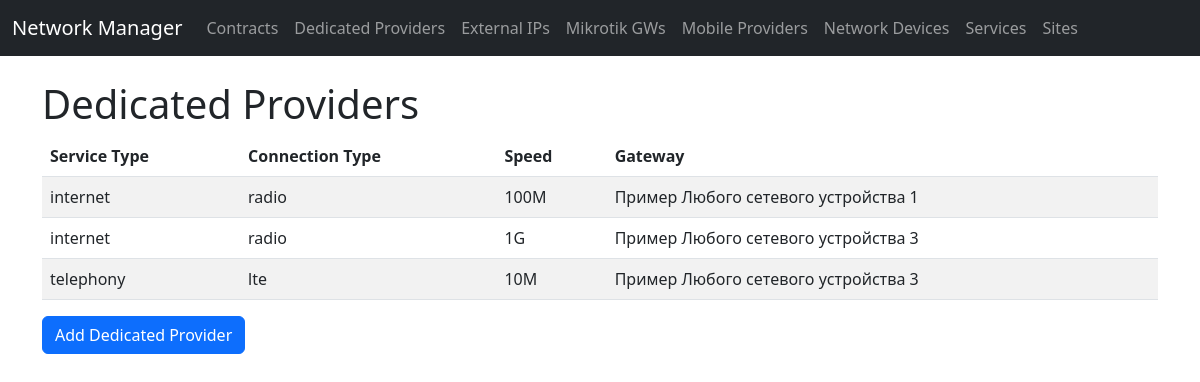
The page /dedicated-providers/ on the database as committed earlier.
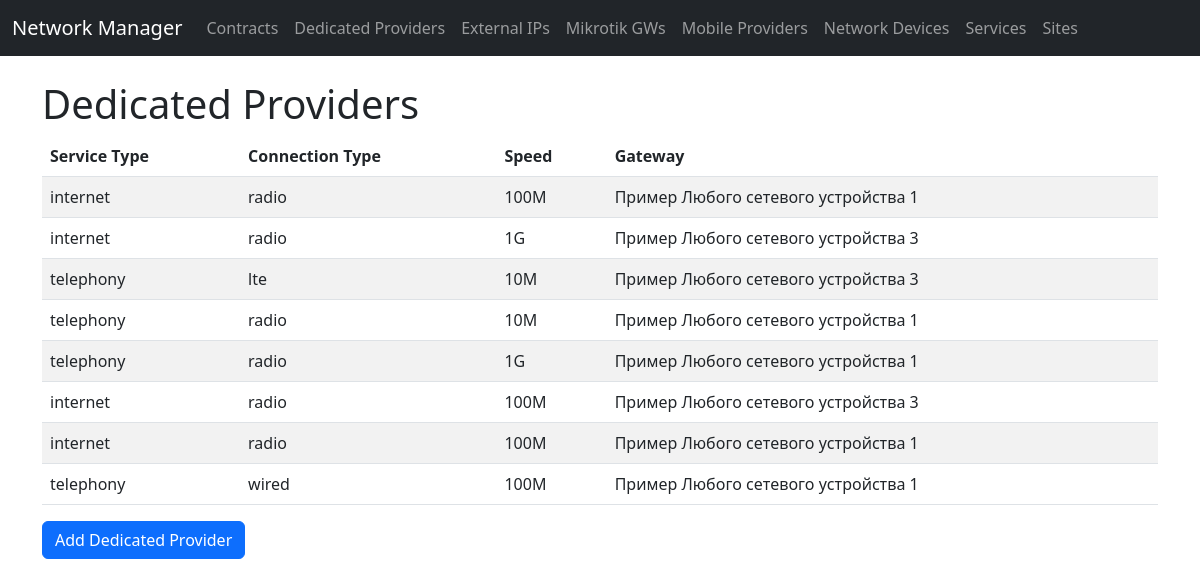
The same page on the database as committed later.
### network_manager/models.py (models this page shows, shortened)
class Service(models.Model):
    SERVICE_TYPES = [
        ('internet', 'Интернет'),
        ('telephony', 'Телефония'),
    ]
    CONNECTION_TYPES = [
        ('wired', 'Проводной'),
        ('radio', 'Радио'),
        ('lte', 'LTE'),
    ]
    SPEED_CHOICES = [
        ('10M', '10 Mbit/s'),
        ('100M', '100 Mbit/s'),
        ('1G', '1 Gbit/s'),
        ('10G', '10 Gbit/s'),
    ]
    service_type = models.CharField(max_length=50, choices=SERVICE_TYPES, verbose_name="Тип услуги")
    connection_type = models.CharField(max_length=50, choices=CONNECTION_TYPES, verbose_name="Способ подключения")
    speed = models.CharField(max_length=50, choices=SPEED_CHOICES, verbose_name="Скорость подключения")

class DedicatedProvider(Service):
    gateway = models.ForeignKey(MikrotikGW, on_delete=models.CASCADE, verbose_name="Шлюз")

class Service(models.Model):
    SERVICE_TYPES = [
        ('internet', 'Интернет'),
        ('telephony', 'Телефония'),
    ]
    CONNECTION_TYPES = [
        ('wired', 'Проводной'),
        ('radio', 'Радио'),
        ('lte', 'LTE'),
    ]
    SPEED_CHOICES = [
        ('10M', '10 Mbit/s'),
        ('100M', '100 Mbit/s'),
        ('1G', '1 Gbit/s'),
        ('10G', '10 Gbit/s'),
    ]
    service_type = models.CharField(max_length=50, choices=SERVICE_TYPES, verbose_name="Тип услуги")
    connection_type = models.CharField(max_length=50, choices=CONNECTION_TYPES, verbose_name="Способ подключения")
    speed = models.CharField(max_length=50, choices=SPEED_CHOICES, verbose_name="Скорость подключения")

class NetworkDevice(models.Model):
    name = models.CharField(max_length=255, verbose_name="Название")
    description = models.TextField(verbose_name="Описание", blank=True, null=True)
    site = models.ForeignKey(Site, on_delete=models.CASCADE, verbose_name="Расположение")
    ip_address = models.GenericIPAddressField(protocol='IPv4', verbose_name="IP Адрес")
    login = models.CharField(max_length=255, verbose_name="Логин")
    password = models.CharField(max_length=255, verbose_name="Пароль")
    def __str__(self):
        return self.name

### network_manager/views.py (the view)
# urls.py: path('dedicated-providers/', dedicated_providers_list, name='dedicated_providers_list'),
def dedicated_providers_list(request):
    dedicated_providers = DedicatedProvider.objects.all()
    return render(request, 'network_manager/dedicated_providers_list.html', {'dedicated_providers': dedicated_providers})

### network_manager/templates/network_manager/dedicated_providers_list.html (shortened to what this page needs)
{% extends 'base.html' %}
{% block content %}
<h1>Dedicated Providers</h1>
<table class="table table-striped table-hover">
    <thead>
        <tr>
            <th>Service Type</th>
            <th>Connection Type</th>
            <th>Speed</th>
            <th>Gateway</th>
        </tr>
    </thead>
    <tbody>
        {% if dedicated_providers %}
            {% for provider in dedicated_providers %}
            <tr onclick="location.href='{% url 'edit_dedicated_provider' provider.id %}'" style="cursor: pointer;">
                <td>{{ provider.service_type }}</td>
                <td>{{ provider.connection_type }}</td>
                <td>{{ provider.speed }}</td>
                <td>{{ provider.gateway }}</td>
            </tr>
            {% endfor %}
        {% else %}
            <tr>
                <td colspan="4">No dedicated providers available.</td>
            </tr>
        {% endif %}
    </tbody>
</table>
<a href="{% url 'add_dedicated_provider' %}" class="btn btn-primary">Add Dedicated Provider</a>
{% endblock %}

### network_manager/templates/base.html (shortened to what this page needs)
<!DOCTYPE html>
<html lang="en">
<head>
    <link href="https://cdn.jsdelivr.net/npm/bootstrap@5.3.0/dist/css/bootstrap.min.css" rel="stylesheet">
</head>
<body>
    <nav class="navbar navbar-expand-lg navbar-dark bg-dark">
        <div class="container-fluid">
            <a class="navbar-brand" href="{% url 'home' %}">Network Manager</a>
            <div class="collapse navbar-collapse" id="navbarNav">
                <ul class="navbar-nav">
                    <li class="nav-item">
                        <a class="nav-link" href="{% url 'contracts' %}">Contracts</a>
                    </li>
                    <li class="nav-item">
                        <a class="nav-link" href="{% url 'dedicated_providers_list' %}">Dedicated Providers</a>
                    </li>
                    <li class="nav-item">
                        <a class="nav-link" href="{% url 'external_ips_list' %}">External IPs</a>
                    </li>
                    <li class="nav-item">
                        <a class="nav-link" href="{% url 'mikrotik_gws_list' %}">Mikrotik GWs</a>
                    </li>
                    <li class="nav-item">
                        <a class="nav-link" href="{% url 'mobile_providers_list' %}">Mobile Providers</a>
                    </li>
                    <li class="nav-item">
                        <a class="nav-link" href="{% url 'network_device_list' %}">Network Devices</a>
                    </li>
                    <li class="nav-item">
                        <a class="nav-link" href="{% url 'service_list' %}">Services</a>
                    </li>
                    <li class="nav-item">
                        <a class="nav-link" href="{% url 'site_list' %}">Sites</a>
                    </li>
                </ul>
            </div>
        </div>
    </nav>
    <div class="container mt-4">
        {% block content %}{% endblock %}
    </div>
</body>
</html>

Rows that differ between the two databases and show on the page:
added DedicatedProvider: service_type "telephony", connection_type "radio", speed "10M", gateway "Пример Любого сетевого устройства 1"
added DedicatedProvider: service_type "telephony", connection_type "radio", speed "1G", gateway "Пример Любого сетевого устройства 1"
added DedicatedProvider: service_type "internet", connection_type "radio", speed "100M", gateway "Пример Любого сетевого устройства 3"
added DedicatedProvider: service_type "internet", connection_type "radio", speed "100M", gateway "Пример Любого сетевого устройства 1"
added DedicatedProvider: service_type "telephony", connection_type "wired", speed "100M", gateway "Пример Любого сетевого устройства 1"
